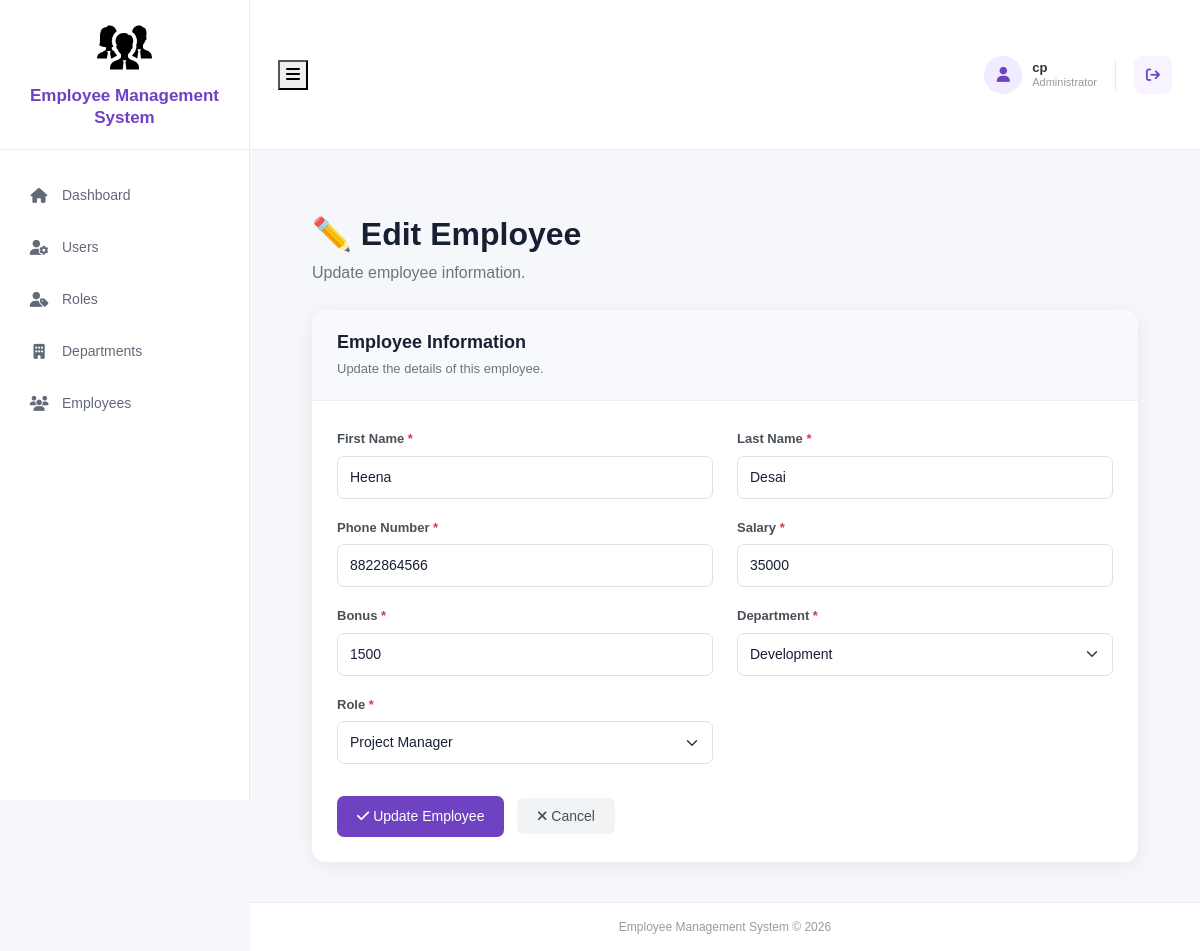
The app's page /employees/3/edit/ (signed in) with its own data.
### employee_app/models.py (models this page shows, shortened)
class Employee(models.Model):
     first_name = models.CharField(max_length=30,null=False)
     last_name = models.CharField(max_length=30,null=False)
     dept = models.ForeignKey(Department, on_delete=models.CASCADE)
     salary = models.IntegerField(default=0)
     bonus = models.IntegerField(default=0)
     role = models.ForeignKey(Role, on_delete=models.CASCADE)
     phone = models.IntegerField(default=0)
     hire_date = models.DateField()

class Department(models.Model):
     name = models.CharField(max_length=30, null=False)
     location = models.CharField(max_length=30)

class Role(models.Model):
     name = models.CharField(max_length=30, null=False)

### employee_app/views.py (the view, shortened to what this page needs)
@login_required
def edit_emp(request, emp_id):
    employee = get_object_or_404(
        Employee,
        id=emp_id
    )
    departments = Department.objects.all()
    roles = Role.objects.all()
    return render(
        request,
        'employees/edit_emp.html',
        {
            'employee': employee,
            'departments': departments,
            'roles': roles,
        }
    )

### employee_app/templates/employees/edit_emp.html (shortened to what this page needs)
{% extends 'base.html' %}
{% block content %}
<div class="edit-page">
    <div class="container">
        <div class="page-header">
            <h1>✏️ Edit Employee</h1>
            <p>
                Update employee information.
            </p>
        </div>
        <div class="form-card">
            <div class="form-heading">
                <h4>
                    Employee Information
                </h4>
                <p>
                    Update the details of this employee.
                </p>
            </div>
            <div class="form-body">
                <form method="POST" novalidate>
                    <div class="row">
                        <div class="col-md-6 mb-3">
                            <label class="form-label">
                                First Name <span class="required-star">*</span>
                            </label>
                            <input
                                type="text"
                                name="first_name"
                                class="form-control {% if errors.first_name %}is-invalid{% endif %}"
                                value="{% if form_data %}{{ form_data.first_name }}{% else %}{{ employee.first_name }}{% endif %}"
                                placeholder="Enter first name"
                            >
                        </div>
                        <div class="col-md-6 mb-3">
                            <label class="form-label">
                                Last Name <span class="required-star">*</span>
                            </label>
                            <input
                                type="text"
                                name="last_name"
                                class="form-control {% if errors.last_name %}is-invalid{% endif %}"
                                value="{% if form_data %}{{ form_data.last_name }}{% else %}{{ employee.last_name }}{% endif %}"
                                placeholder="Enter last name"
                            >
                        </div>
                        <div class="col-md-6 mb-3">
                            <label class="form-label">
                                Phone Number <span class="required-star">*</span>
                            </label>
                            <input
                                type="text"
                                name="phone"
                                class="form-control {% if errors.phone %}is-invalid{% endif %}"
                                value="{% if form_data %}{{ form_data.phone }}{% else %}{{ employee.phone }}{% endif %}"
                                placeholder="Enter phone number"
                                pattern="[0-9]+"
                            >
                        </div>
                        <div class="col-md-6 mb-3">
                            <label class="form-label">
                                Salary <span class="required-star">*</span>
                            </label>
                            <input
                                type="number"
                                name="salary"
                                class="form-control {% if errors.salary %}is-invalid{% endif %}"
                                value="{% if form_data %}{{ form_data.salary }}{% else %}{{ employee.salary }}{% endif %}"
                                placeholder="Enter salary"
                                min="0"
                            >
                        </div>
                        <div class="col-md-6 mb-3">
                            <label class="form-label">
                                Bonus <span class="required-star">*</span>
                            </label>
                            <input
                                type="number"
                                name="bonus"
                                class="form-control {% if errors.bonus %}is-invalid{% endif %}"
                                value="{% if form_data %}{{ form_data.bonus }}{% else %}{{ employee.bonus }}{% endif %}"
                                placeholder="Enter bonus"
                                min="0"
                            >
                        </div>
                        <div class="col-md-6 mb-3">
                            <label class="form-label">
                                Department <span class="required-star">*</span>
                            </label>
                            <select
                                name="dept"
                                class="form-select {% if errors.dept %}is-invalid{% endif %}"
                            >
                                {% for department in departments %}
                                    <option
                                        value="{{ department.id }}"
                                        {% if form_data %}
                                            {% if form_data.dept == department.id|stringformat:"s" %}selected{% endif %}
                                        {% else %}
                                            {% if employee.dept_id == department.id %}selected{% endif %}
                                        {% endif %}
                                    >
                                        {{ department.name }}
                                    </option>
                                {% endfor %}
                            </select>
                        </div>
                        <div class="col-md-6 mb-3">
                            <label class="form-label">
                                Role <span class="required-star">*</span>
                            </label>
                            <select
                                name="role"
                                class="form-select {% if errors.role %}is-invalid{% endif %}"
                            >
                                {% for role in roles %}
                                    <option
                                        value="{{ role.id }}"
                                        {% if form_data %}
                                            {% if form_data.role == role.id|stringformat:"s" %}selected{% endif %}
                                        {% else %}
                                            {% if employee.role_id == role.id %}selected{% endif %}
                                        {% endif %}
                                    >
                                        {{ role.name }}
                                    </option>
                                {% endfor %}
                            </select>
                        </div>
                    </div>
                    <div class="mt-3">
                        <button
                            type="submit"
                            class="btn-update"
                        >
                            <i class="fa-solid fa-check"></i>
                            Update Employee
                        </button>
                        <a
                            href="{% url 'index' %}"
                            class="btn-cancel ms-2"
                        >
                            <i class="fa-solid fa-xmark"></i>
                            Cancel
                        </a>
                    </div>
                </form>
            </div>
        </div>
    </div>
</div>
{% endblock %}

### employee_app/templates/components/header.html (shortened to what this page needs)
<header class="top-header">
    <div class="header-left">
        <button
            class="sidebar-toggle"
            id="sidebarToggle"
            type="button"
        >
            <i class="fa-solid fa-bars"></i>
        </button>
    </div>
    <div class="header-right">
        <div class="user-profile">
            <div class="user-avatar">
                <i class="fa-solid fa-user"></i>
            </div>
            <div class="user-info">
                <strong>{{ request.user.username }}</strong>
                <small>Administrator</small>
            </div>
        </div>
        <a
            href="{% url 'logout' %}"
            class="logout-btn"
            title="Logout"
        >
            <i class="fa-solid fa-arrow-right-from-bracket"></i>
        </a>
    </div>
</header>

### employee_app/static/css/style.css (style rules this page uses)
* { box-sizing: border-box; }
body { margin: 0; background: #f5f7fb; font-family: Arial, sans-serif; color: #252530; }
.page-header { padding: 35px 0 25px; }
.edit-page { max-width: 850px; margin: 0 auto; }
.edit-page .page-header { padding: 45px 0 25px; }
.edit-page .page-header h1 { font-size: 32px; font-weight: 700; margin-bottom: 8px; color: #172033; }
.edit-page .page-header p { color: #6c757d; margin: 0; }
.edit-page .form-card { background: white; border-radius: 14px; box-shadow: 0 3px 18px rgba(0, 0, 0, 0.07); overflow: hidden; margin-bottom: 40px; }
.edit-page .form-heading { padding: 22px 25px; background: #f8f9fc; border-bottom: 1px solid #eeeeee; }
.edit-page .form-heading h4 { margin: 0; font-size: 18px; font-weight: 600; color: #172033; }
.edit-page .form-heading p { margin: 5px 0 0; color: #6c757d; font-size: 13px; }
.edit-page .form-body { padding: 25px; }
.edit-page .form-label { color: #495057; font-size: 13px; font-weight: 600; margin-bottom: 7px; }
.edit-page .form-control, .edit-page .form-select { border: 1px solid #dee2e6; border-radius: 7px; padding: 10px 12px; font-size: 14px; color: #172033; }
.edit-page .btn-update { background: #6f42c1; color: white; border: none; padding: 10px 20px; border-radius: 7px; font-size: 14px; font-weight: 500; }
.edit-page .btn-cancel { background: #f1f3f5; color: #495057; padding: 10px 20px; border-radius: 7px; font-size: 14px; font-weight: 500; text-decoration: none; }
.required-star { color: #dc3545; font-weight: 600; }
.top-header { height: 150px; position: fixed; top: 0; left: 250px; right: 0; z-index: 1000; display: flex; align-items: center; justify-content: space-between; padding: 0 28px; background: #ffffff; border-bottom: 1px solid #eeeeee; }
.header-left { display: flex; align-items: center; gap: 18px; }
.header-right { display: flex; align-items: center; }
.user-profile { display: flex; align-items: center; gap: 10px; }
.user-avatar { width: 38px; height: 38px; border-radius: 50%; background: #f1ebff; color: #6f42c1; display: flex; align-items: center; justify-content: center; font-size: 15px; }
.user-info { display: flex; flex-direction: column; line-height: 1.25; }
.user-info strong { font-size: 13px; font-weight: 600; color: #333333; }
.user-info small { font-size: 11px; color: #999999; }
.logout-btn { width: 38px; height: 38px; border-radius: 8px; display: flex !important; align-items: center; justify-content: center; color: #6f42c1 !important; background: #f7f4ff; text-decoration: none !important; transition: all 0.2s ease; }
.logout-btn i { font-size: 14px; }

### records on screen
Employee: first_name "Heena", last_name "Desai", phone "8822864566", salary "35000", bonus "1500", dept "Development", role "Project Manager"

### other values on screen
{{ request.user.username }} "cp"
